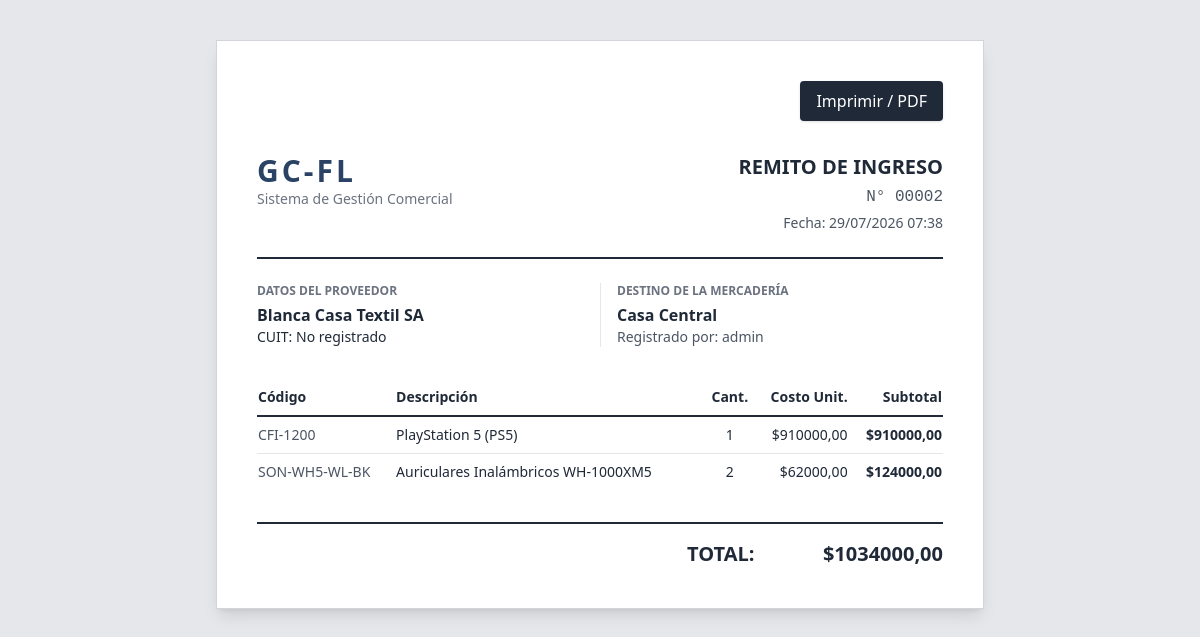
Screenshot of /compras/comprobante/2/ (signed in) with the database file from the repository.
### compras/models.py (models this page shows, shortened)
class Compra(models.Model):
    ESTADO_CHOICES = [
        ('PENDIENTE', 'Borrador (Sin ingresar)'),
        ('COMPLETADA', 'Completada (Stock Sumado)'),
    ]
    proveedor = models.ForeignKey(Proveedor, on_delete=models.PROTECT, related_name='compras')
    sucursal = models.ForeignKey(Sucursal, on_delete=models.PROTECT)
    usuario = models.ForeignKey(User, on_delete=models.SET_NULL, null=True, blank=True)
    fecha_compra = models.DateTimeField(auto_now_add=True)
    estado = models.CharField(max_length=20, choices=ESTADO_CHOICES, default='PENDIENTE')
    total = models.DecimalField(max_digits=12, decimal_places=2, default=0.00)
    observaciones = models.TextField(blank=True, null=True)
    class Meta:
        db_table = 'compras'
        verbose_name = 'Compra'
        verbose_name_plural = 'Compras'
        ordering = ['-fecha_compra']

class DetalleCompra(models.Model):
    compra = models.ForeignKey(Compra, on_delete=models.CASCADE, related_name='detalles')
    producto = models.ForeignKey(Producto, on_delete=models.PROTECT)
    cantidad = models.IntegerField(default=1)
    precio_costo = models.DecimalField(max_digits=12, decimal_places=2)
    subtotal = models.DecimalField(max_digits=12, decimal_places=2, default=0.00)
    class Meta:
        db_table = 'compras_detalles'

### proveedores/models.py (models this page shows, shortened)
class Proveedor(models.Model):
    TIPO_DOCUMENTO_CHOICES = [
        ('CUIT', 'CUIT'),
        ('CUIL', 'CUIL'),
        ('DNI', 'DNI'),
    ]
    nombre = models.CharField(max_length=100)
    apellido = models.CharField(max_length=100, blank=True, null=True)
    tipo_documento = models.CharField(max_length=20, choices=TIPO_DOCUMENTO_CHOICES, default='CUIT')
    numero_documento = models.CharField(max_length=50, unique=True)
    provincia = models.CharField(max_length=100)
    localidad = models.CharField(max_length=100)
    direccion = models.CharField(max_length=200)
    barrio = models.CharField(max_length=100, blank=True, null=True)
    codigo_postal = models.CharField(max_length=20)
    telefono = models.CharField(max_length=50, blank=True, null=True)
    email = models.EmailField(blank=True, null=True)
    rubro = models.CharField(max_length=100, blank=True, null=True, help_text="Ej: Informática, Limpieza, Mercadería")
    cbu_alias = models.CharField(max_length=100, blank=True, null=True)
    fecha_registro = models.DateTimeField(auto_now_add=True)
    class Meta:
        db_table = 'proveedores'
        verbose_name = 'Proveedor'
        verbose_name_plural = 'Proveedores'
        ordering = ['nombre', 'apellido']

### core/models.py (models this page shows, shortened)
class Sucursal(models.Model):
    nombre = models.CharField(max_length=100, help_text="Ej: Casa Central, Sucursal Norte")
    direccion = models.CharField(max_length=200, blank=True, null=True)
    telefono = models.CharField(max_length=50, blank=True, null=True)
    es_principal = models.BooleanField(default=False)
    class Meta:
        db_table = 'sucursales'
        verbose_name = 'Sucursal'
        verbose_name_plural = 'Sucursales'

### users/models.py (models this page shows)
class User(AbstractUser):
    class Meta:
        db_table = 'users'
        verbose_name = 'User'
        verbose_name_plural = 'Users'

### inventario/models.py (models this page shows, shortened)
class Producto(models.Model):
    codigo = models.CharField(max_length=50, unique=True)
    marca = models.CharField(max_length=100)
    nombre = models.CharField(max_length=150)
    categoria = models.CharField(max_length=100, blank=True, null=True)
    precio_costo = models.DecimalField(max_digits=12, decimal_places=2, default=0.00)
    precio_venta = models.DecimalField(max_digits=12, decimal_places=2, default=0.00)
    activo = models.BooleanField(default=True)
    class Meta:
        db_table = 'productos'
        verbose_name = 'Producto'
        verbose_name_plural = 'Productos'
        ordering = ['nombre']

### compras/views.py (the view)
# urls.py: path('comprobante/<int:pk>/', views.compra_comprobante, name='compra_comprobante'),
@login_required
def compra_comprobante(request, pk):
    return render(request, 'compras/compra_comprobante.html', {'compra': get_object_or_404(Compra, pk=pk)})

### compras/templates/compras/compra_comprobante.html (shortened to what this page needs)
<!DOCTYPE html>
<html lang="es">
<head>
    <script src="https://cdn.tailwindcss.com"></script>
</head>
<body class="bg-gray-200 py-10 font-sans text-gray-800">
    <div class="max-w-3xl mx-auto bg-white p-10 shadow-lg border border-gray-300">
        <div class="text-right mb-8 no-print">
            <button onclick="window.print()" class="bg-gray-800 text-white px-4 py-2 rounded shadow hover:bg-gray-700">Imprimir / PDF</button>
        </div>
        <div class="flex justify-between items-start border-b-2 border-gray-800 pb-6 mb-6">
            <div>
                <h1 class="text-3xl font-black tracking-widest text-[#2a4365]">GC-FL</h1>
                <p class="text-sm text-gray-500">Sistema de Gestión Comercial</p>
            </div>
            <div class="text-right">
                <h2 class="text-xl font-bold text-gray-800">REMITO DE INGRESO</h2>
                <p class="text-gray-600 font-mono mt-1">N° {{ compra.id|stringformat:"05d" }}</p>
                <p class="text-gray-600 text-sm mt-1">Fecha: {{ compra.fecha_compra|date:"d/m/Y H:i" }}</p>
            </div>
        </div>
        <div class="flex justify-between mb-8">
            <div class="w-1/2 pr-4">
                <h3 class="text-xs font-bold text-gray-500 uppercase mb-1">Datos del Proveedor</h3>
                <p class="font-bold">{{ compra.proveedor.nombre }}</p>
                <p class="text-sm">CUIT: {{ compra.proveedor.cuit|default:"No registrado" }}</p>
            </div>
            <div class="w-1/2 pl-4 border-l border-gray-200">
                <h3 class="text-xs font-bold text-gray-500 uppercase mb-1">Destino de la Mercadería</h3>
                <p class="font-bold">{{ compra.sucursal.nombre }}</p>
                <p class="text-sm text-gray-600">Registrado por: {{ compra.usuario.username }}</p>
            </div>
        </div>
        <table class="w-full text-left border-collapse mb-8">
            <thead>
                <tr class="border-b-2 border-gray-800 text-sm">
                    <th class="py-2">Código</th>
                    <th class="py-2">Descripción</th>
                    <th class="py-2 text-center">Cant.</th>
                    <th class="py-2 text-right">Costo Unit.</th>
                    <th class="py-2 text-right">Subtotal</th>
                </tr>
            </thead>
            <tbody class="text-sm divide-y divide-gray-200">
                {% for item in compra.detalles.all %}
                <tr>
                    <td class="py-2 text-gray-600">{{ item.producto.codigo }}</td>
                    <td class="py-2 font-medium">{{ item.producto.nombre }}</td>
                    <td class="py-2 text-center">{{ item.cantidad }}</td>
                    <td class="py-2 text-right">${{ item.precio_costo }}</td>
                    <td class="py-2 text-right font-bold">${{ item.subtotal }}</td>
                </tr>
                {% endfor %}
            </tbody>
        </table>
        <div class="flex justify-end border-t-2 border-gray-800 pt-4">
            <div class="w-64">
                <div class="flex justify-between items-center text-xl font-black">
                    <span>TOTAL:</span>
                    <span>${{ compra.total }}</span>
                </div>
            </div>
        </div>
    </div>
</body>
</html>

### rows the page displays
Compra: id "00002", fecha_compra "29/07/2026 07:38", proveedor.nombre "Blanca Casa Textil SA", proveedor.cuit "No registrado", sucursal.nombre "Casa Central", usuario.username "admin", total "1034000,00"
DetalleCompra: producto.codigo "CFI-1200", producto.nombre "PlayStation 5 (PS5)", cantidad "1", precio_costo "910000,00", subtotal "910000,00"
DetalleCompra: producto.codigo "SON-WH5-WL-BK", producto.nombre "Auriculares Inalámbricos WH-1000XM5", cantidad "2", precio_costo "62000,00", subtotal "124000,00"
